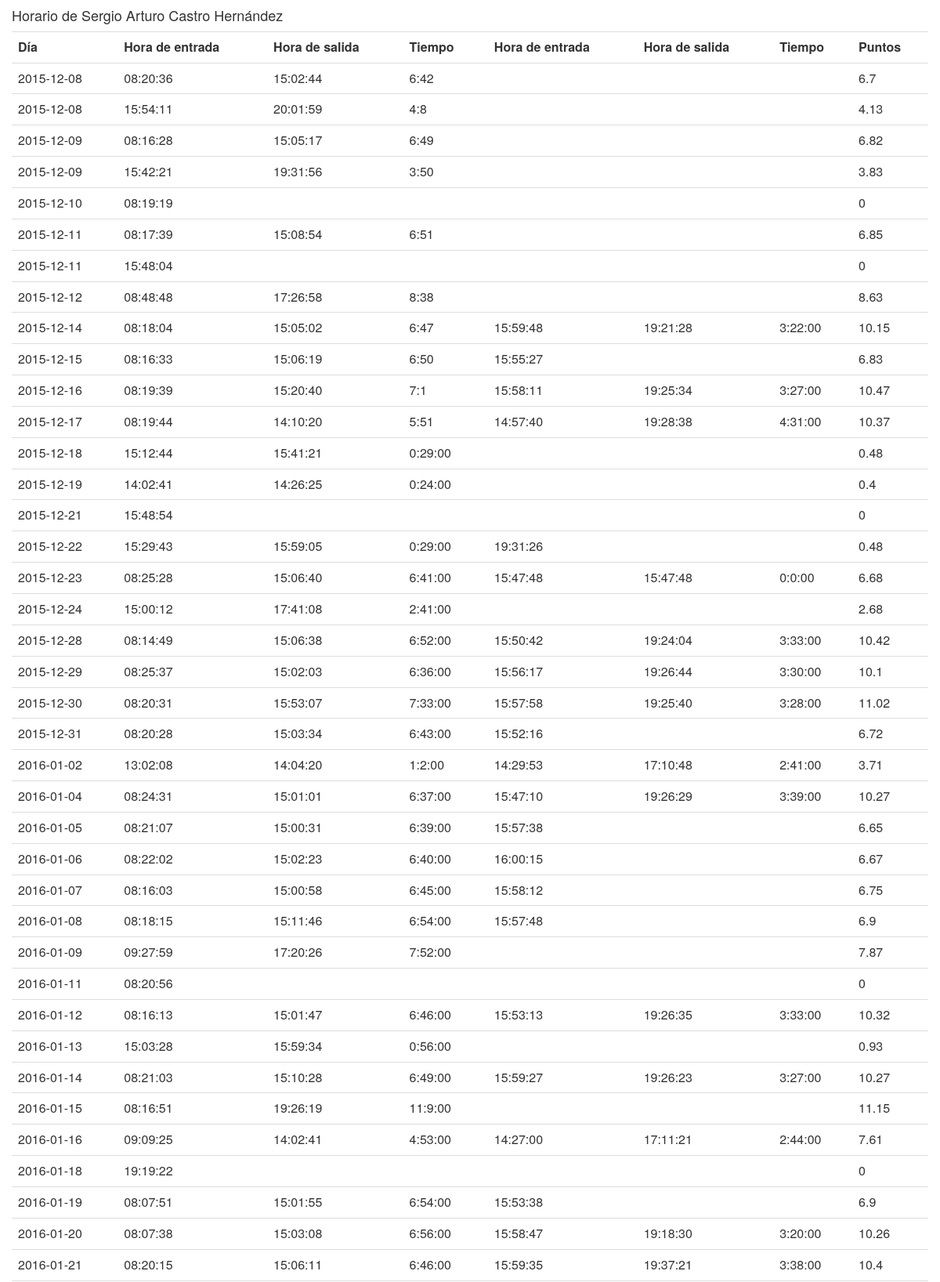
/horario-personal.php?usuario=4 (upper part), run on the app's committed database.
### tables this page shows
CREATE TABLE IF NOT EXISTS `personal` (
  `idpersonal` int(11) NOT NULL AUTO_INCREMENT,
  `nombre` varchar(45) DEFAULT NULL,
  `apellidos` varchar(45) DEFAULT NULL,
  `foto` varchar(100) DEFAULT NULL,
  `tolerancia` time NOT NULL,
  `privilegios_idprivilegios` int(11) NOT NULL,
  `usuario_idusuario` int(11) NOT NULL,
  PRIMARY KEY (`idpersonal`,`privilegios_idprivilegios`),
  KEY `fk_personal_privilegios1_idx` (`privilegios_idprivilegios`),
  KEY `fk_personal_usuario1_idx` (`usuario_idusuario`)
);

CREATE TABLE IF NOT EXISTS `horario` (
  `idhorario` int(11) NOT NULL AUTO_INCREMENT,
  `dia_entrada` date DEFAULT NULL,
  `hora_entrada` time DEFAULT NULL,
  `dia_salida` date DEFAULT NULL,
  `hora_salida` time DEFAULT NULL,
  `tiempo` varchar(8) NOT NULL,
  `tiempo_decimal` float(5,2) NOT NULL,
  `despues_entrada` time DEFAULT NULL,
  `despues_salida` time DEFAULT NULL,
  `despues_tiempo` varchar(8) DEFAULT NULL,
  `despues_tiempo_decimal` float(5,2) DEFAULT NULL,
  `total` varchar(8) DEFAULT NULL,
  `total_decimal` float(5,2) DEFAULT NULL,
  `personal_idpersonal` int(11) NOT NULL,
  PRIMARY KEY (`idhorario`,`personal_idpersonal`),
  KEY `fk_horario_personal1_idx` (`personal_idpersonal`)
);

### horario-personal.php (the view, shortened to what this page needs)
<html>
<head>
<link rel="stylesheet" type="text/css" href="css/bootstrap.min.css">
<link rel="stylesheet" type="text/css" href="css/imprimir.css">
</head>
<body>
<?php
$usuario = $_GET['usuario'];
?>
	<div class="container">
		<div class="row">
			<?php
				include('conexion.php');
				$personal = $datos = "select nombre,apellidos from personal where idpersonal = '$usuario'";
				$data = mysql_query($personal, $conexion) or die(mysql_error());
				while ($rows = mysql_fetch_assoc($data)) {
					echo "<h4>Horario de ". $rows['nombre']." ".$rows['apellidos']."</h4>";
				}
			?>
			<div class="table-responsive">
				<table class="table">
					<tr>
						<th>D&iacute;a</th>
						<th>Hora de entrada</th>
						<th>Hora de salida</th>
						<th>Tiempo</th>
						<th>Hora de entrada</th>
						<th>Hora de salida</th>
						<th>Tiempo</th>
						<th>Puntos</th>
					</tr>
					<?php
						$usuario = $_GET['usuario'];
						$datos = "select * from horario where personal_idpersonal = '$usuario'";
						$horario = mysql_query($datos, $conexion) or die(mysql_error());
						while ($rows = mysql_fetch_assoc($horario)) {
							echo "<tr>";
							$dia = $rows['dia_entrada'];
							echo "<td>".$dia."</td>";
							$entrada = $rows['hora_entrada'];
							echo "<td>".$entrada."</td>";
							$salida = $rows['hora_salida'];
							echo "<td>".$salida."</td>";
							$tiempo = $rows['tiempo'];
							echo "<td>".$tiempo."</td>";
							$decimal = $rows['tiempo_decimal'];
							$entrada = $rows['despues_entrada'];
							echo "<td>".$entrada."</td>";
							$salida = $rows['despues_salida'];
							echo "<td>".$salida."</td>";
							$despues_tiempo = $rows['despues_tiempo'];
							echo "<td>".$despues_tiempo."</td>";
							$despues_decimal = $rows['despues_tiempo_decimal'];
							$en_dia = 0;
							if(!empty($decimal)){
								$en_dia = $en_dia + $decimal;
								if(!empty($despues_decimal)){
								$en_dia = $en_dia + $despues_decimal;
								}
							}
							echo "<td>".$en_dia."</td>";
							echo "</tr>";
						}
					?>
				</table>
			</div>
		</div>
	</div>
</body>

### data on the page
personal: nombre "Sergio Arturo", apellidos "Castro Hernández"
horario: dia_entrada "2015-12-08", hora_entrada "08:20:36", hora_salida "15:02:44", tiempo "6:42", en_dia "6.7"
horario: dia_entrada "2015-12-08", hora_entrada "15:54:11", hora_salida "20:01:59", tiempo "4:8", en_dia "4.13"
horario: dia_entrada "2015-12-09", hora_entrada "08:16:28", hora_salida "15:05:17", tiempo "6:49", en_dia "6.82"
horario: dia_entrada "2015-12-09", hora_entrada "15:42:21", hora_salida "19:31:56", tiempo "3:50", en_dia "3.83"
horario: dia_entrada "2015-12-10", hora_entrada "08:19:19", en_dia "0"
horario: dia_entrada "2015-12-11", hora_entrada "08:17:39", hora_salida "15:08:54", tiempo "6:51", en_dia "6.85"
horario: dia_entrada "2015-12-11", hora_entrada "15:48:04", en_dia "0"
horario: dia_entrada "2015-12-12", hora_entrada "08:48:48", hora_salida "17:26:58", tiempo "8:38", en_dia "8.63"
horario: dia_entrada "2015-12-14", hora_entrada "08:18:04", hora_salida "15:05:02", tiempo "6:47", despues_entrada "15:59:48", despues_salida "19:21:28", despues_tiempo "3:22:00", en_dia "10.15"
horario: dia_entrada "2015-12-15", hora_entrada "08:16:33", hora_salida "15:06:19", tiempo "6:50", despues_entrada "15:55:27", en_dia "6.83"
horario: dia_entrada "2015-12-16", hora_entrada "08:19:39", hora_salida "15:20:40", tiempo "7:1", despues_entrada "15:58:11", despues_salida "19:25:34", despues_tiempo "3:27:00", en_dia "10.47"
horario: dia_entrada "2015-12-17", hora_entrada "08:19:44", hora_salida "14:10:20", tiempo "5:51", despues_entrada "14:57:40", despues_salida "19:28:38", despues_tiempo "4:31:00", en_dia "10.37"
horario: dia_entrada "2015-12-18", hora_entrada "15:12:44", hora_salida "15:41:21", tiempo "0:29:00", en_dia "0.48"
horario: dia_entrada "2015-12-19", hora_entrada "14:02:41", hora_salida "14:26:25", tiempo "0:24:00", en_dia "0.4"
horario: dia_entrada "2015-12-21", hora_entrada "15:48:54", en_dia "0"
horario: dia_entrada "2015-12-22", hora_entrada "15:29:43", hora_salida "15:59:05", tiempo "0:29:00", despues_entrada "19:31:26", en_dia "0.48"
horario: dia_entrada "2015-12-23", hora_entrada "08:25:28", hora_salida "15:06:40", tiempo "6:41:00", despues_entrada "15:47:48", despues_salida "15:47:48", despues_tiempo "0:0:00", en_dia "6.68"
horario: dia_entrada "2015-12-24", hora_entrada "15:00:12", hora_salida "17:41:08", tiempo "2:41:00", en_dia "2.68"
horario: dia_entrada "2015-12-28", hora_entrada "08:14:49", hora_salida "15:06:38", tiempo "6:52:00", despues_entrada "15:50:42", despues_salida "19:24:04", despues_tiempo "3:33:00", en_dia "10.42"
horario: dia_entrada "2015-12-29", hora_entrada "08:25:37", hora_salida "15:02:03", tiempo "6:36:00", despues_entrada "15:56:17", despues_salida "19:26:44", despues_tiempo "3:30:00", en_dia "10.1"
horario: dia_entrada "2015-12-30", hora_entrada "08:20:31", hora_salida "15:53:07", tiempo "7:33:00", despues_entrada "15:57:58", despues_salida "19:25:40", despues_tiempo "3:28:00", en_dia "11.02"
horario: dia_entrada "2015-12-31", hora_entrada "08:20:28", hora_salida "15:03:34", tiempo "6:43:00", despues_entrada "15:52:16", en_dia "6.72"
horario: dia_entrada "2016-01-02", hora_entrada "13:02:08", hora_salida "14:04:20", tiempo "1:2:00", despues_entrada "14:29:53", despues_salida "17:10:48", despues_tiempo "2:41:00", en_dia "3.71"
horario: dia_entrada "2016-01-04", hora_entrada "08:24:31", hora_salida "15:01:01", tiempo "6:37:00", despues_entrada "15:47:10", despues_salida "19:26:29", despues_tiempo "3:39:00", en_dia "10.27"
horario: dia_entrada "2016-01-05", hora_entrada "08:21:07", hora_salida "15:00:31", tiempo "6:39:00", despues_entrada "15:57:38", en_dia "6.65"
horario: dia_entrada "2016-01-06", hora_entrada "08:22:02", hora_salida "15:02:23", tiempo "6:40:00", despues_entrada "16:00:15", en_dia "6.67"
horario: dia_entrada "2016-01-07", hora_entrada "08:16:03", hora_salida "15:00:58", tiempo "6:45:00", despues_entrada "15:58:12", en_dia "6.75"
horario: dia_entrada "2016-01-08", hora_entrada "08:18:15", hora_salida "15:11:46", tiempo "6:54:00", despues_entrada "15:57:48", en_dia "6.9"
horario: dia_entrada "2016-01-09", hora_entrada "09:27:59", hora_salida "17:20:26", tiempo "7:52:00", en_dia "7.87"
horario: dia_entrada "2016-01-11", hora_entrada "08:20:56", en_dia "0"
horario: dia_entrada "2016-01-12", hora_entrada "08:16:13", hora_salida "15:01:47", tiempo "6:46:00", despues_entrada "15:53:13", despues_salida "19:26:35", despues_tiempo "3:33:00", en_dia "10.32"
horario: dia_entrada "2016-01-13", hora_entrada "15:03:28", hora_salida "15:59:34", tiempo "0:56:00", en_dia "0.93"
horario: dia_entrada "2016-01-14", hora_entrada "08:21:03", hora_salida "15:10:28", tiempo "6:49:00", despues_entrada "15:59:27", despues_salida "19:26:23", despues_tiempo "3:27:00", en_dia "10.27"
horario: dia_entrada "2016-01-15", hora_entrada "08:16:51", hora_salida "19:26:19", tiempo "11:9:00", en_dia "11.15"
horario: dia_entrada "2016-01-16", hora_entrada "09:09:25", hora_salida "14:02:41", tiempo "4:53:00", despues_entrada "14:27:00", despues_salida "17:11:21", despues_tiempo "2:44:00", en_dia "7.61"
horario: dia_entrada "2016-01-18", hora_entrada "19:19:22", en_dia "0"
horario: dia_entrada "2016-01-19", hora_entrada "08:07:51", hora_salida "15:01:55", tiempo "6:54:00", despues_entrada "15:53:38", en_dia "6.9"
horario: dia_entrada "2016-01-20", hora_entrada "08:07:38", hora_salida "15:03:08", tiempo "6:56:00", despues_entrada "15:58:47", despues_salida "19:18:30", despues_tiempo "3:20:00", en_dia "10.26"
horario: dia_entrada "2016-01-21", hora_entrada "08:20:15", hora_salida "15:06:11", tiempo "6:46:00", despues_entrada "15:59:35", despues_salida "19:37:21", despues_tiempo "3:38:00", en_dia "10.4"
